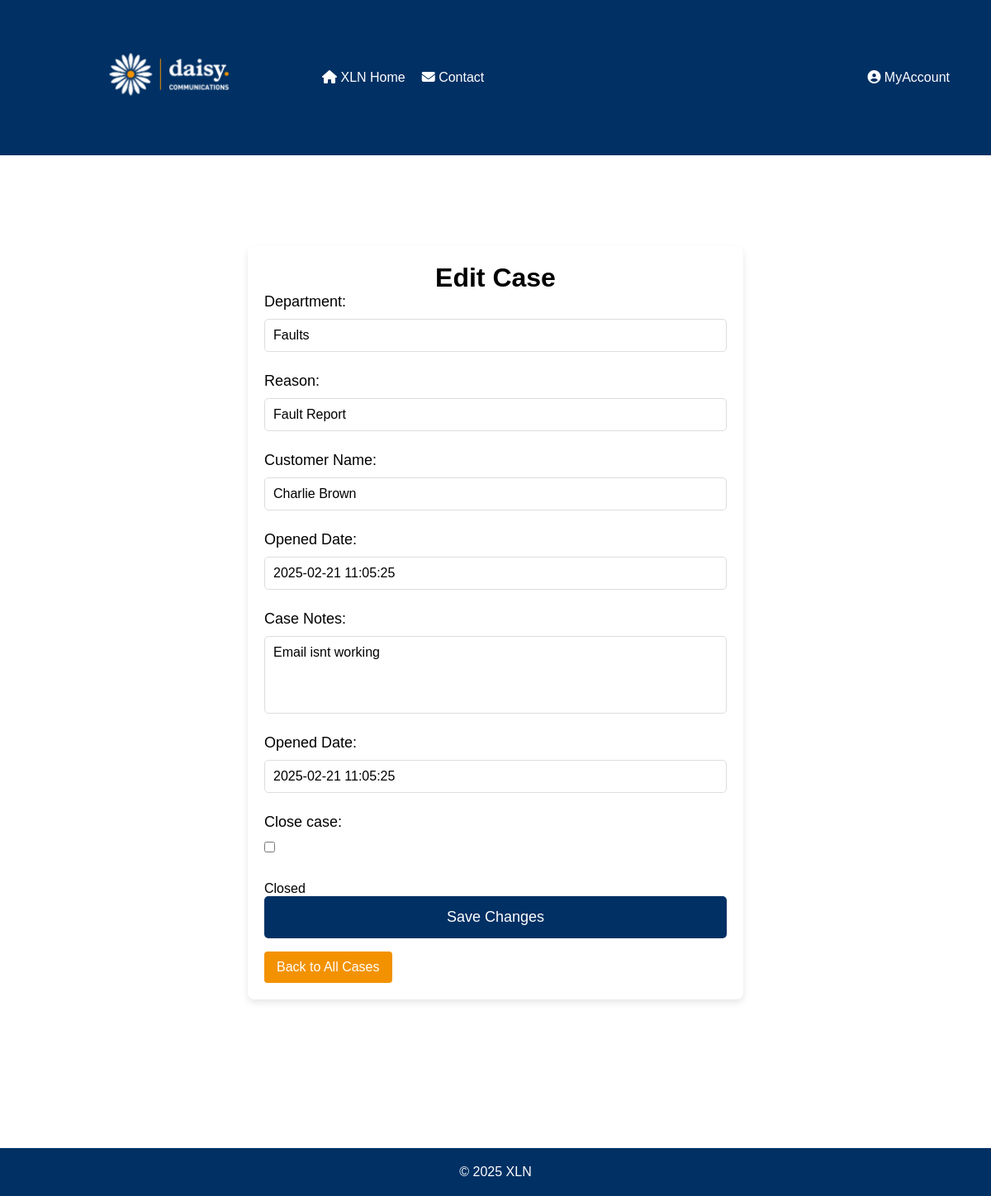
Before: /php/EditCase.php?uid=5 with the older database file.
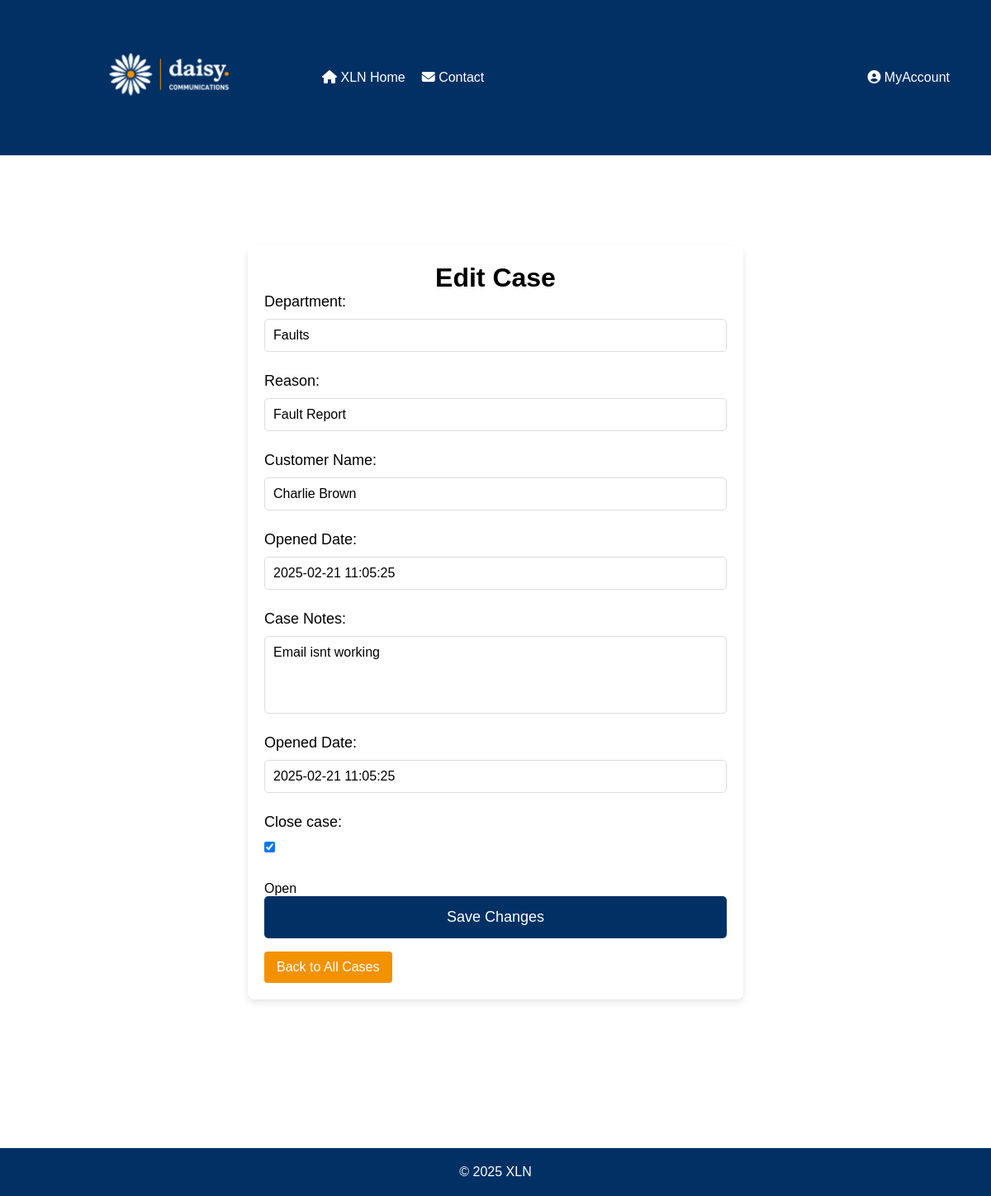
After: the same page with the newer database file.
### tables this page shows
CREATE TABLE "cases" (
	"caseID"	INTEGER,
	"userID"	INT NOT NULL,
	"reasonID"	INT NOT NULL,
	"description"	TEXT NOT NULL,
	"status"	INT NOT NULL CHECK("status" IN (0, 1)),
	"created"	TEXT CHECK("created" GLOB '????-??-?? ??:??:??'),
	"closed"	TEXT CHECK(("status" = 1 AND "closed" IS NULL) OR ("status" = 0 AND "closed" GLOB '????-??-?? ??:??:??')),
	"customerID"	INTEGER,
	PRIMARY KEY("caseID" AUTOINCREMENT),
	FOREIGN KEY("customerID") REFERENCES "customers"("customerID") ON UPDATE CASCADE ON DELETE CASCADE,
	FOREIGN KEY("reasonID") REFERENCES "reasons"("reasonID") ON UPDATE CASCADE ON DELETE CASCADE,
	FOREIGN KEY("userID") REFERENCES "users"("userID") ON UPDATE CASCADE ON DELETE CASCADE
);

CREATE TABLE departments (
departmentID INTEGER PRIMARY KEY AUTOINCREMENT,
deptName TEXT NOT NULL
);

CREATE TABLE reasons ( 
reasonID INTEGER PRIMARY KEY AUTOINCREMENT,
departmentID INT NOT NULL,
reason TEXT NOT NULL,
FOREIGN KEY (departmentID) REFERENCES departments(departmentID) ON UPDATE CASCADE ON DELETE CASCADE
);

CREATE TABLE "customers" (
	"customerID"	INTEGER,
	"name"	TEXT NOT NULL,
	"email"	TEXT NOT NULL CHECK("email" LIKE '%_@_%._%'),
	PRIMARY KEY("customerID" AUTOINCREMENT)
);

### php/EditCase.php (the view, shortened to what this page needs)
<?php
$caseID = isset($_GET['uid']) ? $_GET['uid'] : null;
$caseData = null;
$db = new SQLite3('../data/XLN_new_DBA.db');
if ($caseID) {
    $stmt = $db->prepare("SELECT c.*,
                        d.deptName AS department_name,
                        r.reason AS reason_name,
                        cu.name AS customer_name
                FROM cases c
                LEFT JOIN reasons r ON c.reasonID = r.reasonID
                LEFT JOIN departments d ON r.departmentID = d.departmentID
                LEFT JOIN customers cu ON c.customerID = cu.customerID
                WHERE c.caseID = :caseID");
    $stmt->bindValue(':caseID', $caseID, SQLITE3_INTEGER);
    $result = $stmt->execute();
    $caseData = $result->fetchArray(SQLITE3_ASSOC);
}
?>
<!DOCTYPE html>
<html lang="en">
<head>
    <link rel="stylesheet" href="../css/EditCase.css">
    <link
    rel="stylesheet"
    href="https://cdnjs.cloudflare.com/ajax/libs/font-awesome/6.2.1/css/all.min.css"
  />
</head>
<body>
<header>
        <a href="Homepage.php"><img class="logo" src="../xlnLogo.png" alt="XLN Logo"></a>
        <nav>
            <ul class="left-menu">
                <li><a href="Homepage.php"><i class="fa-solid fa-house"></i> XLN Home</a></li>
                <li><a href="../html/Contact.html"><i class="fa-solid fa-envelope"></i> Contact</a></li>
            </ul>
            <ul class="right-menu">
                <li class="dropdown">
                    <a href="javascript:void(0)" class="dropbtn"><i class="fa-solid fa-circle-user"></i> MyAccount</a>
                </li>
            </ul>
        </nav>
    </header>
    <main>
        <div class="container">
            <h1>Edit Case</h1>
            <?php if ($caseData): ?>
                <form id="editCaseForm" method="POST">
                    <label for="department">Department:</label>
                    <input type="text" id="department" name="department" value="<?php echo $caseData['department_name']; ?>" readonly>
                    <label for="reason">Reason:</label>
                    <input type="text" id="reason" name="reason" value="<?php echo $caseData['reason_name']; ?>" readonly>
                    <label for="customerName">Customer Name:</label>
                    <input type="text" id="customerName" name="customerName" value="<?php echo $caseData['customer_name']; ?>" readonly>
                    <label for="openedDate">Opened Date:</label>
                    <input type="text" id="openedDate" name="openedDate" value="<?php echo $caseData['created']; ?>" readonly>
                    <label for="caseNotes">Case Notes:</label>
                    <textarea id="caseNotes" name="caseNotes" rows="4" required><?php echo $caseData['description']; ?></textarea>
                    <label for="openedDate">Opened Date:</label>
                    <input type="text" id="openedDate" name="openedDate" value="<?php echo $caseData['created']; ?>" readonly>
                    <label for="caseStatus">Close case:</label>
                    <label class="switch">
                        <input type="checkbox" id="caseStatus" name="caseStatus" <?php echo $caseData['status'] == 1 ? 'checked' : ''; ?>>
                    </label>
                    <span id="statusText"><?php echo $caseData['status'] == 1 ? 'Open' : 'Closed'; ?></span>
                    <button type="submit">Save Changes</button>
                    <a href="ViewAllCases.php" class="button">Back to All Cases</a>
                </form>
            <?php else: ?>
                <p>No case found or invalid case ID.</p>
                <a href="ViewAllCases.php">Back to All Cases</a>
            <?php endif; ?>
        </div>
    </main>
    <footer>
        <p>&copy; <span id="year"></span> XLN</p>
    </footer>
</body>
</html>

Changed rows visible on the page:
changed cases "Email isnt working": status "☐" → "☑"
Other visible differences:
text no longer shown: "Closed"
text now shown: "Open"
